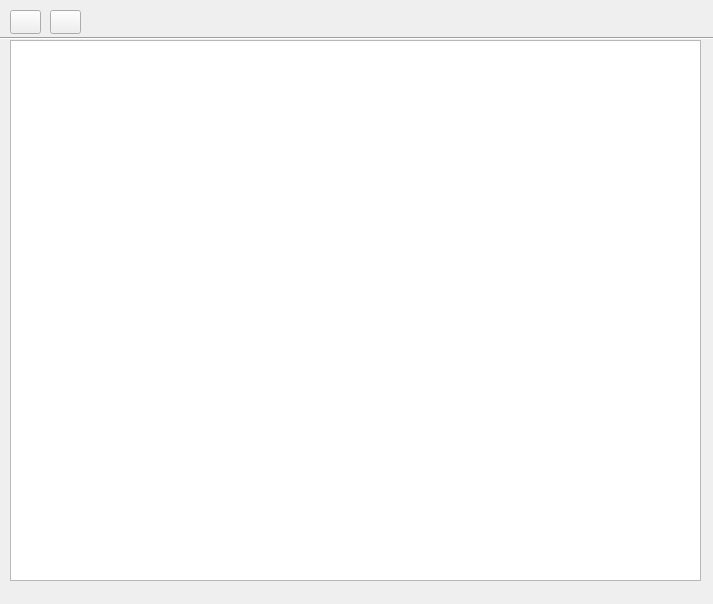
<?xml version="1.0" encoding="UTF-8"?>
<ui version="4.0">
 <class>Form</class>
 <widget class="QWidget" name="Form">
  <property name="geometry">
   <rect>
    <x>0</x>
    <y>0</y>
    <width>713</width>
    <height>604</height>
   </rect>
  </property>
  <property name="windowTitle">
   <string>Editor de Archivo</string>
  </property>
  <property name="windowIcon">
   <iconset>
    <normaloff>Iconos/LOGO.png</normaloff>Iconos/LOGO.png</iconset>
  </property>
  <widget class="QPlainTextEdit" name="txtCampoTexto">
   <property name="geometry">
    <rect>
     <x>10</x>
     <y>40</y>
     <width>691</width>
     <height>541</height>
    </rect>
   </property>
   <property name="font">
    <font>
     <pointsize>12</pointsize>
    </font>
   </property>
  </widget>
  <widget class="QPushButton" name="btnGuardarArchivo">
   <property name="geometry">
    <rect>
     <x>10</x>
     <y>10</y>
     <width>31</width>
     <height>24</height>
    </rect>
   </property>
   <property name="text">
    <string/>
   </property>
   <property name="icon">
    <iconset>
     <normaloff>Iconos/save.png</normaloff>Iconos/save.png</iconset>
   </property>
  </widget>
  <widget class="Line" name="line">
   <property name="geometry">
    <rect>
     <x>0</x>
     <y>30</y>
     <width>761</width>
     <height>16</height>
    </rect>
   </property>
   <property name="orientation">
    <enum>Qt::Horizontal</enum>
   </property>
  </widget>
  <widget class="QPushButton" name="btnBorrarTexto">
   <property name="geometry">
    <rect>
     <x>50</x>
     <y>10</y>
     <width>31</width>
     <height>24</height>
    </rect>
   </property>
   <property name="text">
    <string/>
   </property>
   <property name="icon">
    <iconset>
     <normaloff>Iconos/eraser.png</normaloff>Iconos/eraser.png</iconset>
   </property>
  </widget>
 </widget>
 <resources/>
 <connections/>
</ui>
